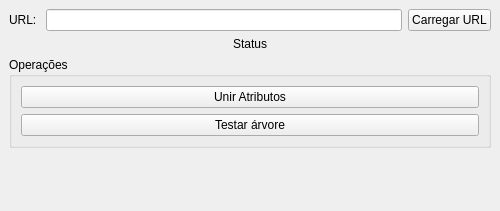
<?xml version="1.0" encoding="UTF-8"?>
<ui version="4.0">
 <class>DockWidget</class>
 <widget class="QDockWidget" name="DockWidget">
  <property name="geometry">
   <rect>
    <x>0</x>
    <y>0</y>
    <width>500</width>
    <height>211</height>
   </rect>
  </property>
  <property name="sizePolicy">
   <sizepolicy hsizetype="Preferred" vsizetype="Preferred">
    <horstretch>0</horstretch>
    <verstretch>0</verstretch>
   </sizepolicy>
  </property>
  <property name="minimumSize">
   <size>
    <width>400</width>
    <height>201</height>
   </size>
  </property>
  <property name="windowTitle">
   <string>Visualizer</string>
  </property>
  <widget class="QWidget" name="dockWidgetContents">
   <property name="sizePolicy">
    <sizepolicy hsizetype="MinimumExpanding" vsizetype="Preferred">
     <horstretch>0</horstretch>
     <verstretch>0</verstretch>
    </sizepolicy>
   </property>
   <layout class="QVBoxLayout" name="verticalLayout">
    <property name="sizeConstraint">
     <enum>QLayout::SetMinimumSize</enum>
    </property>
    <item>
     <layout class="QHBoxLayout" name="horizontalLayout">
      <property name="sizeConstraint">
       <enum>QLayout::SetDefaultConstraint</enum>
      </property>
      <property name="leftMargin">
       <number>0</number>
      </property>
      <property name="rightMargin">
       <number>0</number>
      </property>
      <item>
       <widget class="QLabel" name="label_url">
        <property name="sizePolicy">
         <sizepolicy hsizetype="Minimum" vsizetype="Preferred">
          <horstretch>0</horstretch>
          <verstretch>0</verstretch>
         </sizepolicy>
        </property>
        <property name="text">
         <string>URL: </string>
        </property>
        <property name="alignment">
         <set>Qt::AlignLeading|Qt::AlignLeft|Qt::AlignVCenter</set>
        </property>
        <property name="margin">
         <number>5</number>
        </property>
       </widget>
      </item>
      <item>
       <widget class="QLineEdit" name="tx_url">
        <property name="sizePolicy">
         <sizepolicy hsizetype="MinimumExpanding" vsizetype="Fixed">
          <horstretch>0</horstretch>
          <verstretch>0</verstretch>
         </sizepolicy>
        </property>
        <property name="alignment">
         <set>Qt::AlignLeading|Qt::AlignLeft|Qt::AlignVCenter</set>
        </property>
       </widget>
      </item>
      <item>
       <widget class="QPushButton" name="bt_load_url">
        <property name="text">
         <string>Carregar URL</string>
        </property>
       </widget>
      </item>
     </layout>
    </item>
    <item>
     <widget class="QLabel" name="lb_status">
      <property name="font">
       <font>
        <pointsize>9</pointsize>
       </font>
      </property>
      <property name="text">
       <string>Status</string>
      </property>
      <property name="alignment">
       <set>Qt::AlignCenter</set>
      </property>
     </widget>
    </item>
    <item>
     <widget class="QGroupBox" name="groupBox">
      <property name="title">
       <string>Operações</string>
      </property>
      <layout class="QGridLayout" name="gridLayout">
       <item row="0" column="0">
        <widget class="QPushButton" name="bt_join_attributes">
         <property name="text">
          <string>Unir Atributos</string>
         </property>
        </widget>
       </item>
       <item row="1" column="0">
        <widget class="QPushButton" name="bt_tree_test">
         <property name="text">
          <string>Testar árvore</string>
         </property>
        </widget>
       </item>
      </layout>
     </widget>
    </item>
    <item>
     <spacer name="verticalSpacer">
      <property name="orientation">
       <enum>Qt::Vertical</enum>
      </property>
      <property name="sizeType">
       <enum>QSizePolicy::MinimumExpanding</enum>
      </property>
      <property name="sizeHint" stdset="0">
       <size>
        <width>20</width>
        <height>10</height>
       </size>
      </property>
     </spacer>
    </item>
   </layout>
  </widget>
 </widget>
 <resources/>
 <connections/>
</ui>
